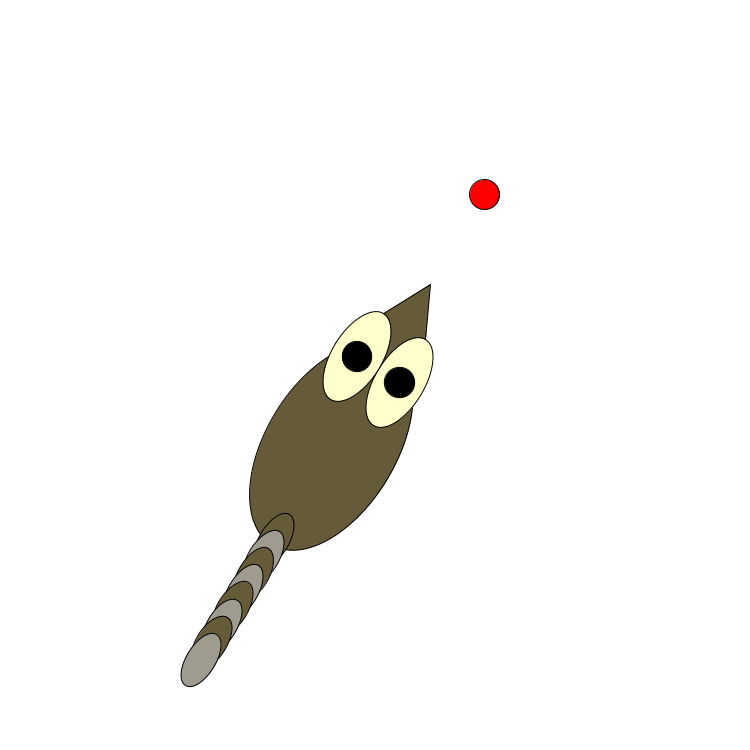
Frame 1 (no input)
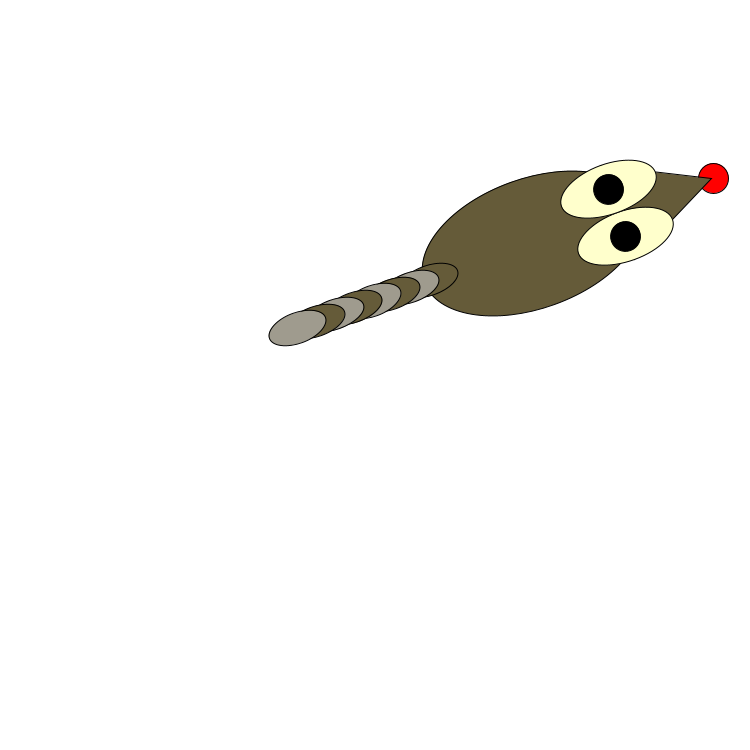
Frame 60 (the mouse pressed at the canvas centre just before this capture)
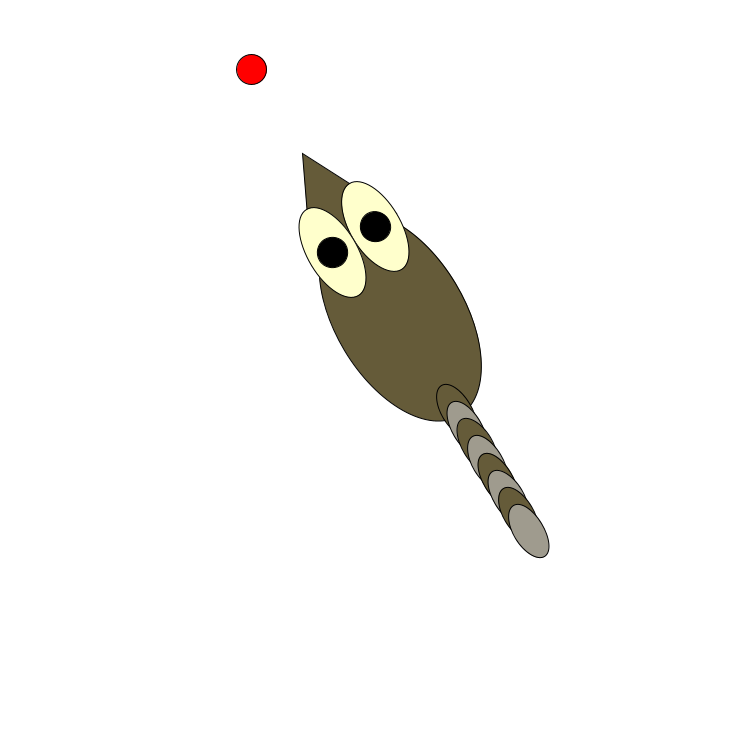
Frame 120 (the mouse held since frame 60 and released just before this capture)

The Processing sketch that drew these frames (run headless with seeded random() and noise(); from frame 60 on, the mouse is pressed at the canvas centre):

// Processing sketch: raccoon5
// ── raccoon5.pde
Raccoon rocky;
ArrayList<Food> foods;

void setup() { 
  size(750, 750);
  rocky = new Raccoon(width/2, height/2);
  foods = new ArrayList<Food>();
  setNumFood(1);
  setScale(2.0);
}

void draw() {
  background(255);
  //* (1+0.5 * sin(millis() * 0.001));
  for (Food food : foods) {
    food.drawFood();
  }
  rocky.moveTowardsClosestFood().drawIt();
}

void setScale(float s) {
  rocky.setScale(s);
}
void setNumFood(int numFood) {
  while (foods.size () < numFood) {
    foods.add(new Food());
  }
  while (foods.size () > numFood) {
    foods.remove(0);
  }
}
class Raccoon {
  float x, y, rotationAngleInRadians, raccoonScale;

  Raccoon(float x_, float y_) {
    x = x_;
    y = y_;
    raccoonScale = 1;
  }

  void drawIt() {
    pushMatrix();
    translate (x, y);
    rotate(rotationAngleInRadians);
    //draw body
    fill(#655B39);
    ellipse(0, -45*raccoonScale, 65*raccoonScale, 115*raccoonScale);
    //draw nose
    fill(#655B39);
    float eyeDiameter = width / 30 * raccoonScale;
    float noseDiameter = 1 * eyeDiameter;
    triangle(-25*raccoonScale, 0, 25*raccoonScale, 0, 0, 50*raccoonScale);
    //draw eyes
    fill(#FFFFCC);
    ellipse(0 - eyeDiameter/2, 0, eyeDiameter, 2 * eyeDiameter);
    ellipse(0 + eyeDiameter/2, 0, eyeDiameter, 2 * eyeDiameter);
    //draw pupils
    fill(0);
    float pupilDiameter = 0.6 * eyeDiameter;
    ellipse(0 - eyeDiameter/2, 0, pupilDiameter, pupilDiameter);
    ellipse(0 + eyeDiameter/2, 0, pupilDiameter, pupilDiameter);
    //draw tail
    fill(#655B39);
    ellipse(0, -100*raccoonScale, -15*raccoonScale, 30*raccoonScale);
    fill(#9F9B8E);
    ellipse(0, -110*raccoonScale, -15*raccoonScale, 30*raccoonScale);
    fill(#655B39);
    ellipse(0, -120*raccoonScale, -15*raccoonScale, 30*raccoonScale);
    fill(#9F9B8E);
    ellipse(0, -130*raccoonScale, -15*raccoonScale, 30*raccoonScale);
    fill(#655B39);
    ellipse(0, -140*raccoonScale, -15*raccoonScale, 30*raccoonScale);
    fill(#9F9B8E);
    ellipse(0, -150*raccoonScale, -15*raccoonScale, 30*raccoonScale);
    fill(#655B39);
    ellipse(0, -160*raccoonScale, -15*raccoonScale, 30*raccoonScale);
    fill(#9F9B8E);
    ellipse(0, -170*raccoonScale, -15*raccoonScale, 30*raccoonScale);
    popMatrix();
  }
  void setScale(float s) {
    raccoonScale = s;
  }

  Raccoon moveTowardsClosestFood() {
    Food closestFood = null;
    float closestDistance = 9999999;
    for (Food food : foods) {
      float d = dist(x, y, food.x, food.y);
      if (d < closestDistance) {
        closestFood = food;
        closestDistance = d;
      }
    }
    moveTowards(closestFood);
    rotateTowards(closestFood);
    return this;
  }

  Raccoon moveTowards(Food f) {
    float easing = 0.03;
    x = x + easing*(f.x-x);
    y = y + easing*(f.y-y);
    float d = dist(x, y, f.x, f.y);
    if (d < 100) f.move();

    return this;
  }
  Raccoon rotateTowards(Food f) {
    rotationAngleInRadians = atan( (f.y - y) / (f.x - x) ) ;
    rotationAngleInRadians -= PI/2;

    if (f.x == x) {
      if ( f.y < y ) {
        rotationAngleInRadians += PI;
      }
      return this;
    }
    if (f.x < x)
      rotationAngleInRadians += PI;
    return this;
  }
}

class Food {
  float x, y, foodScale;

  Food() {
    x = random(width);
    y = random(height);
    foodScale = 1;
  }
  void move() {
    x = random(width);
    y = random(height);
  }
  void drawFood() {
    pushMatrix();
    fill(255, 0, 0);
    translate(x, y);
    ellipse(0, 0, 30*foodScale, 30*foodScale);
    popMatrix();
  }
}
